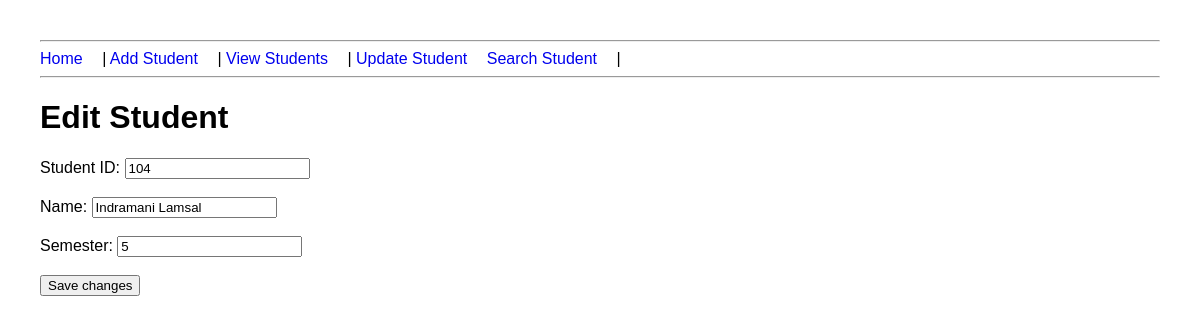
/update/104, run on the app's committed database.
### tables this page shows
CREATE TABLE students(
        student_id TEXT PRIMARY KEY,
        name TEXT,
        semester INTEGER);

### app.py (the view, shortened to what this page needs)
@app.route("/update/<student_id>", methods=["GET", "POST"])
def edit_student(student_id):
    student = search_student(student_id)
    return render_template("edit_student.html",
                           student=student)

### database.py (called while the page is built)
def search_student(student_id):
    conn = sqlite3.connect("school.db")
    cursor = conn.cursor()
    cursor.execute(
        """
        SELECT * FROM students
        WHERE student_id=?""",
        (student_id,)
    )
    student =  cursor.fetchone()
    conn.close()
    return student

### templates/edit_student.html (shortened to what this page needs)
<!DOCTYPE html>
<html>
    <head>
    </head>
    <body>
        {% include 'navbar.html' %}
        <h1>Edit Student</h1>
        <form method="POST">
            Student ID:
            <input
            type="text"
            value="{{ student[0] }}"
            readonly>
            <br><br>
            Name:
            <input
            type="text"
            name="name"
            value="{{ student[1] }}">
            <br><br>
            Semester:
            <input
            type="number"
            name="semester"
            value="{{ student[2] }}">
            <br><br>
            <button type="submit">
                Save changes
            </button>
        </form>
    </body>
</html>

### static/style.css (style rules this page uses)
body { font-family: Arial; margin: 40px; }

### data on the page
students: student_id "104", name "Indramani Lamsal", semester "5"
